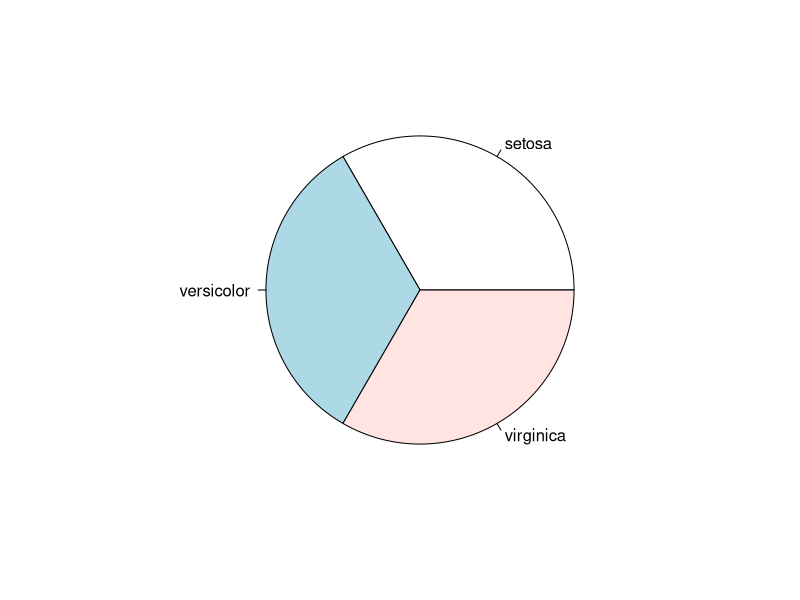
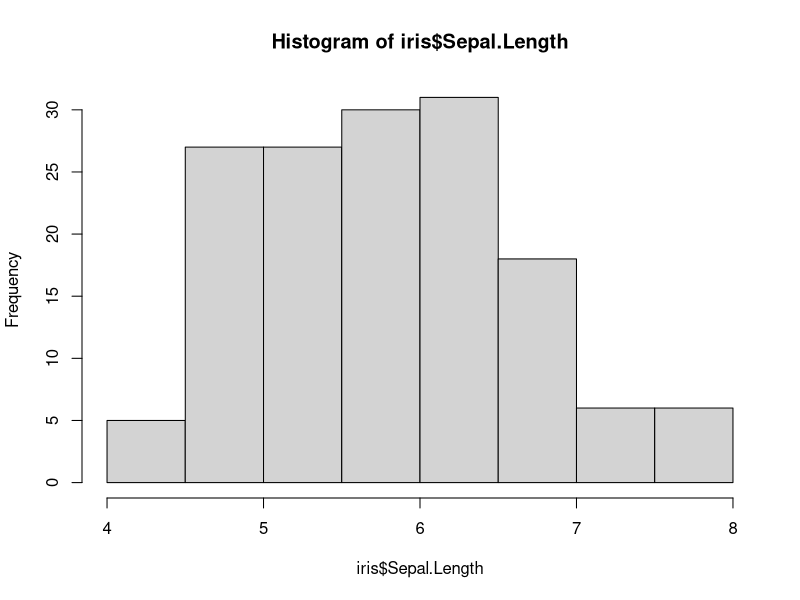
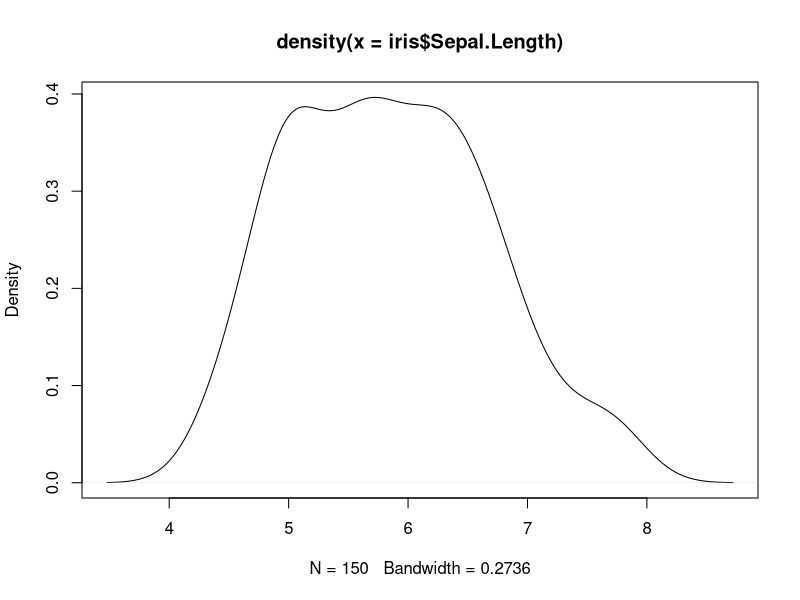

Recreate these plots in R, in order.
# dimensions
dim(iris)

# names of attributes
names(iris)

# structure
str(iris)

# attributes list of object
attributes(iris)

# first 5 rows
head(iris)

# the same as above
iris[1:5,]

# first 10 rows or variable "Sepal.Width" 
iris[1:10, "Sepal.Width"]

# the same as above
iris$Sepal.Width[1:10]

# summary of variables
summary(iris)

# frequency
table(iris$Species)

# pie chart of frequency
pie(table(iris$Species))

# variance
var(iris$Sepal.Length)

# covariance of 2 variable
cov(iris$Sepal.Length, iris$Petal.Length)

# correlation of 2 variable
cor(iris$Sepal.Length, iris$Petal.Length)

# correlation of all variables insted of Species (not numeric)
cor(iris[-5])

# histogram
hist(iris$Sepal.Length)

# density
plot(density(iris$Sepal.Length))
